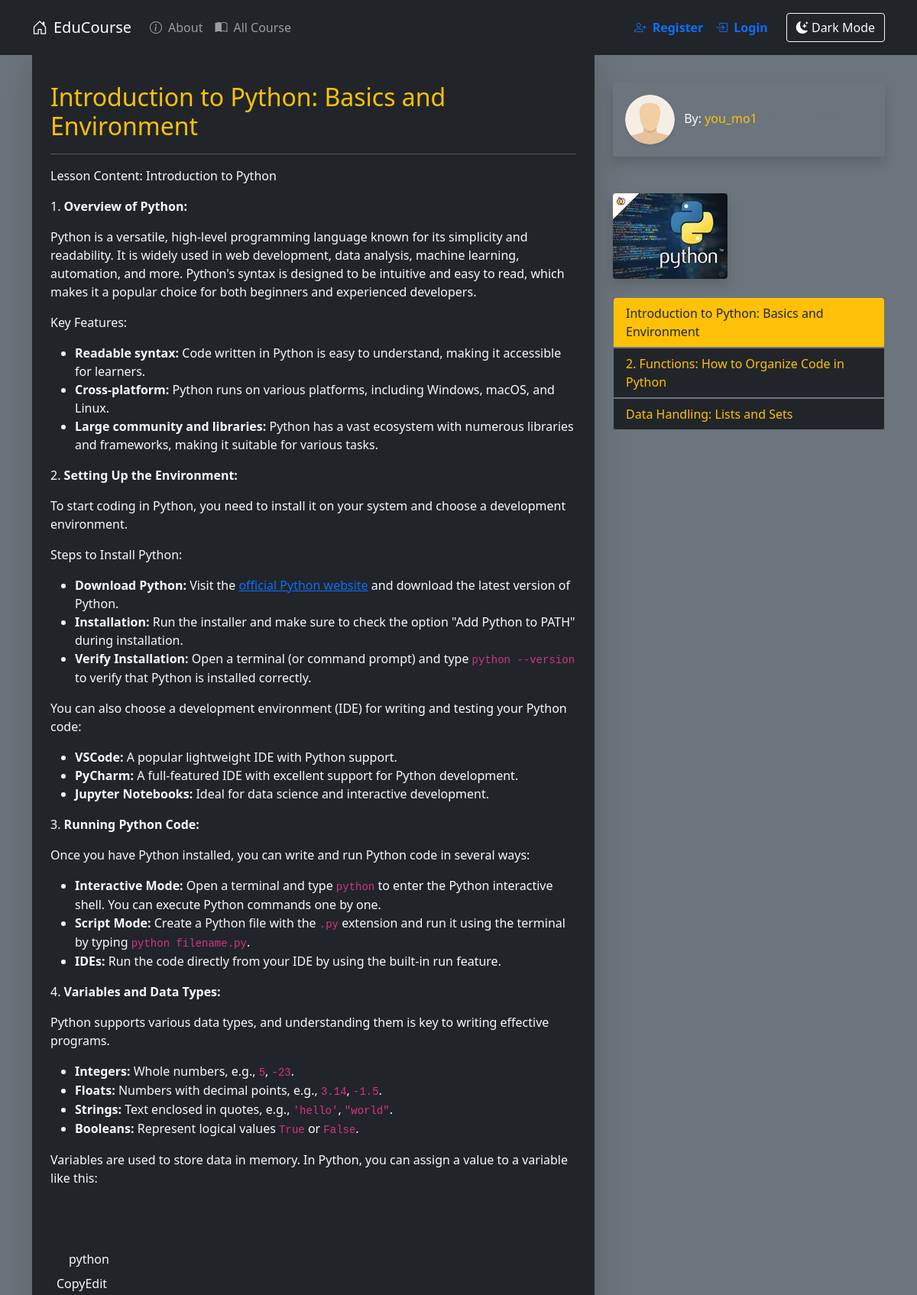
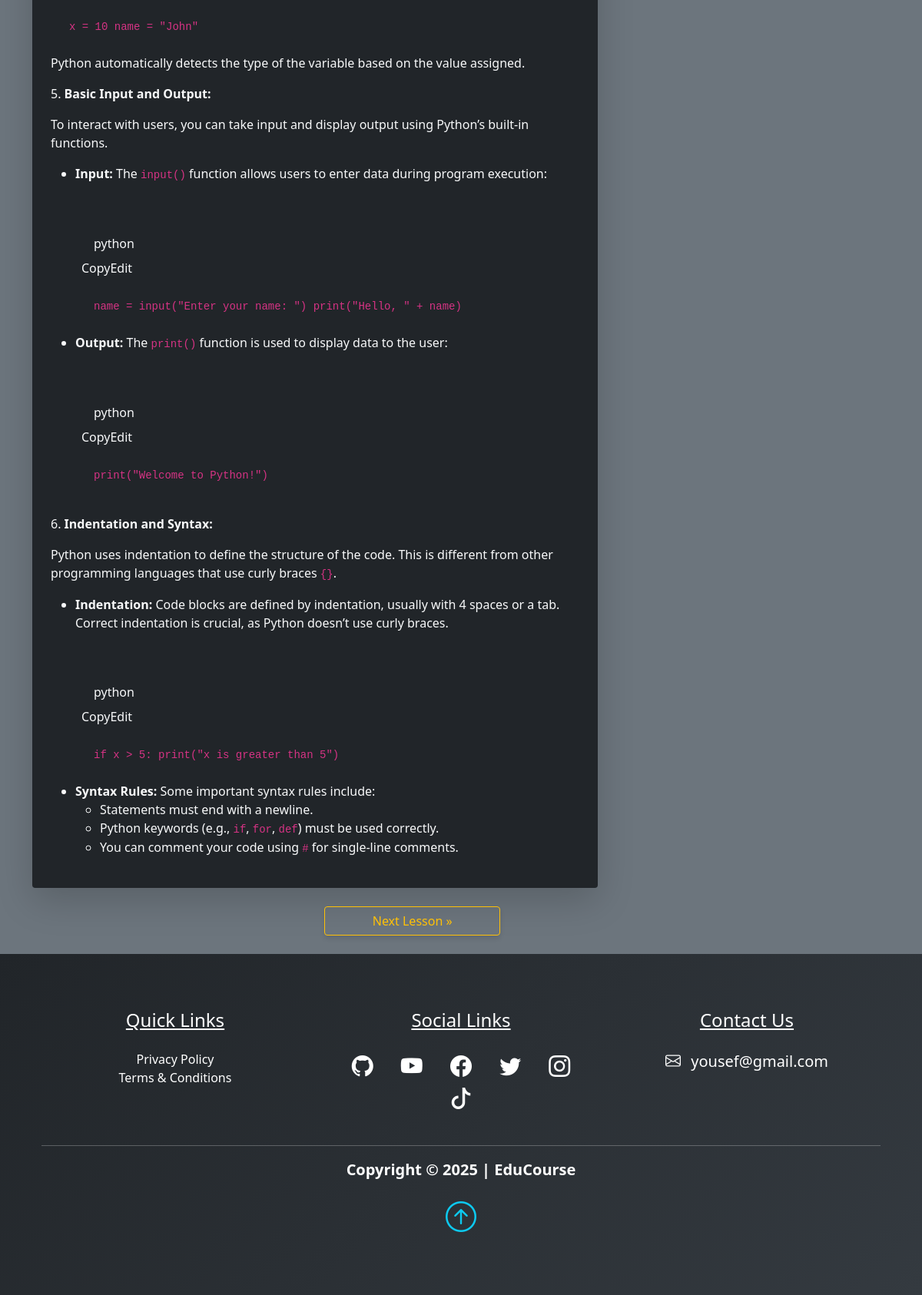
The app's page /Python/-introduction-to-python-basics-environment with its own data (2 pictures, top to bottom).
### pythonic/models.py (models this page shows, shortened)
class Lesson(db.Model):
    id = db.Column(db.Integer, primary_key=True)
    title = db.Column(db.String(100), nullable=False)
    date_posted = db.Column(db.DateTime, nullable=False, default=lambda: datetime.utcnow())
    content = db.Column(db.Text, nullable=False)
    thumbnail = db.Column(db.String(20), nullable=False, default="default_thumbnail.jpg")
    slug = db.Column(db.String(100), nullable=False)
    user_id = db.Column(db.Integer, db.ForeignKey("user.id"), nullable=False)
    course_id = db.Column(db.Integer, db.ForeignKey("course.id"), nullable=False)
    video = db.Column(db.String(100), nullable=True)  # For uploaded videos

class User(db.Model, UserMixin):
    id = db.Column(db.Integer, primary_key=True)
    fname = db.Column(db.String(25), nullable=False)
    lname = db.Column(db.String(25), nullable=False)
    username = db.Column(db.String(25), unique=True, nullable=False)
    email = db.Column(db.String(125), unique=True, nullable=False)
    image_file = db.Column(db.String(20), nullable=False, default="default.png")
    bio = db.Column(db.Text, nullable=True)
    password = db.Column(db.String(60), nullable=False)
    lessons = db.relationship("Lesson", backref="author", lazy=True)

class Course(db.Model):
    id = db.Column(db.Integer, primary_key=True)
    title = db.Column(db.String(50), unique=True, nullable=False)
    description = db.Column(db.String(150), nullable=False)
    icon = db.Column(db.String(20), nullable=False, default="default_icon.jpg")
    lessons = db.relationship("Lesson", backref="course_name", lazy=True)

### pythonic/routes.py (the view)
@app.route("/<string:course>/<string:lesson_slug>")
def lesson(course, lesson_slug):
    course_obj = Course.query.filter_by(title=course).first_or_404()
    lesson = Lesson.query.filter_by(
        slug=lesson_slug,
        course_id=course_obj.id
    ).first_or_404()
    previous_lesson = Lesson.query.filter(
        Lesson.course_id == lesson.course_id,
        Lesson.id < lesson.id
    ).order_by(Lesson.id.desc()).first()
    next_lesson = Lesson.query.filter(
        Lesson.course_id == lesson.course_id,
        Lesson.id > lesson.id
    ).order_by(Lesson.id.asc()).first()
    return render_template(
        "lesson.html",
        lesson=lesson,
        previous_lesson=previous_lesson,
        next_lesson=next_lesson
    )

### pythonic/templates/lesson.html (shortened to what this page needs)
{% extends "layout.html" %}
{% block content %}
<div class="container-fluid bg-secondary">
    <div class="container">
        <div class="row">
            <div class="col-lg-8 col-md-12">
                <div class="container pt-5 bg-dark text-light rounded shadow-lg p-4">
                    <h2 class="text-warning">{{ lesson.title }}</h2>
                    <hr class="border-secondary">
                    <div class="lesson-content">{{ lesson.content | safe }}</div>
                </div>
                <div class="row justify-content-md-center my-4">
                    <div class="col-4">
                    </div>
                    <div class="col-4">
                        {% if next_lesson %}
                        <a href="{{ url_for('lesson', course=lesson.course_name.title, lesson_slug=next_lesson.slug) }}">
                            <button class="btn btn-outline-warning w-100" type="button" data-bs-toggle="tooltip" data-bs-placement="top"
                                title="{{ next_lesson.title }}">
                                Next Lesson &raquo;
                            </button>
                        </a>
                        {% endif %}
                    </div>
                </div>
            </div>
            <div class="col-4">
                <div class="my-5 bg-secondary text-light p-3 rounded shadow">
                    <span>
                        <img class="article-img rounded-circle shadow-sm me-2"
                            src="{{ url_for('static', filename='user_pics/' + lesson.author.image_file) }}" alt="Author Image">
                        <span>By:</span>
                        <a href="#" class="link text-warning">{{ lesson.author.username }}</a>
                        <span class="text-muted">On: {{ lesson.date_posted.strftime('%Y-%m-%d') }}</span>
                    </span>
                </div>
                <div class="mb-4">
                    <img src="{{ url_for('static', filename='course_icons/' + lesson.course_name.icon) }}" alt="Course Icon" class="img-fluid rounded shadow">
                </div>
                <ul class="list-group bg-dark border-0">
                    {% for lsn in lesson.course_name.lessons %}
                    {% if lsn.title == lesson.title %}
                    <li class="list-group-item bg-warning text-dark border border-secondary">
                        <a class="text-decoration-none text-dark"
                            href="{{ url_for('lesson', course=lsn.course_name.title, lesson_slug=lsn.slug) }}">{{ lsn.title }}</a>
                    </li>
                    {% else %}
                    <li class="list-group-item bg-dark text-light border border-secondary">
                        <a class="text-decoration-none text-warning"
                            href="{{ url_for('lesson', course=lsn.course_name.title, lesson_slug=lsn.slug) }}">{{ lsn.title }}</a>
                    </li>
                    {% endif %}
                    {% endfor %}
                </ul>
            </div>
        </div>
    </div>
</div>
{% endblock %}

### pythonic/static/main.css (style rules this page uses)
body::before { display: block; content: ''; height: 60px; }
.article-img { height: 65px; width: 65px; margin-right: 8px; }
.link { text-decoration: none; }

### pythonic/static/styles.css (style rules this page uses)
.btn, .dropdown-menu { box-shadow: 0 4px 6px rgba(0, 0, 0, 0.1); }

### records on screen
Lesson: title "Introduction to Python: Basics and Environment", content "Lesson Content: Introduction to Python 1. Overview of Python: Python is a versatile, high-level programming language known for its simplicity and readability. It is widely used in web development, data analysis, machine learning, automation, and more. Python's syntax is designed to be intuitive and easy to read, which makes it a popular choice for both beginners and experienced developers. Key Features: Readable syntax: Code written in Python is easy to understand, making it accessible for learners. Cross-platform: Python runs on various platforms, including Windows, macOS, and Linux. Large community and libraries: Python has a vast ecosystem with numerous libraries and frameworks, making…"
User: image_file (placeholder picture), author.username "you_mo1"
Course: icon (picture)
Lesson: title "2. Functions: How to Organize Code in Python"
Lesson: title "Data Handling: Lists and Sets"
